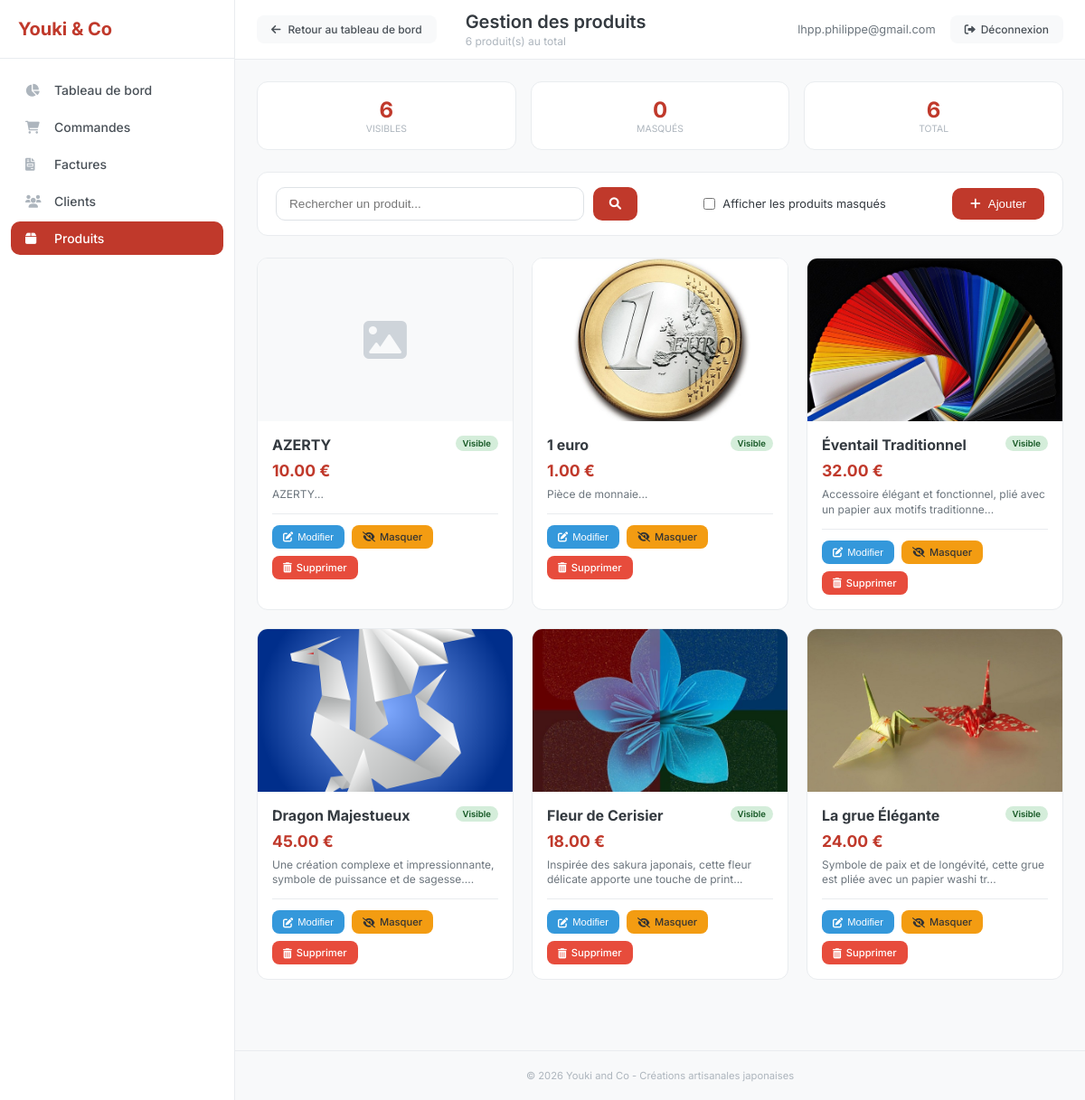
/admin_produits.php (signed in), run on an earlier commit of the app's database.
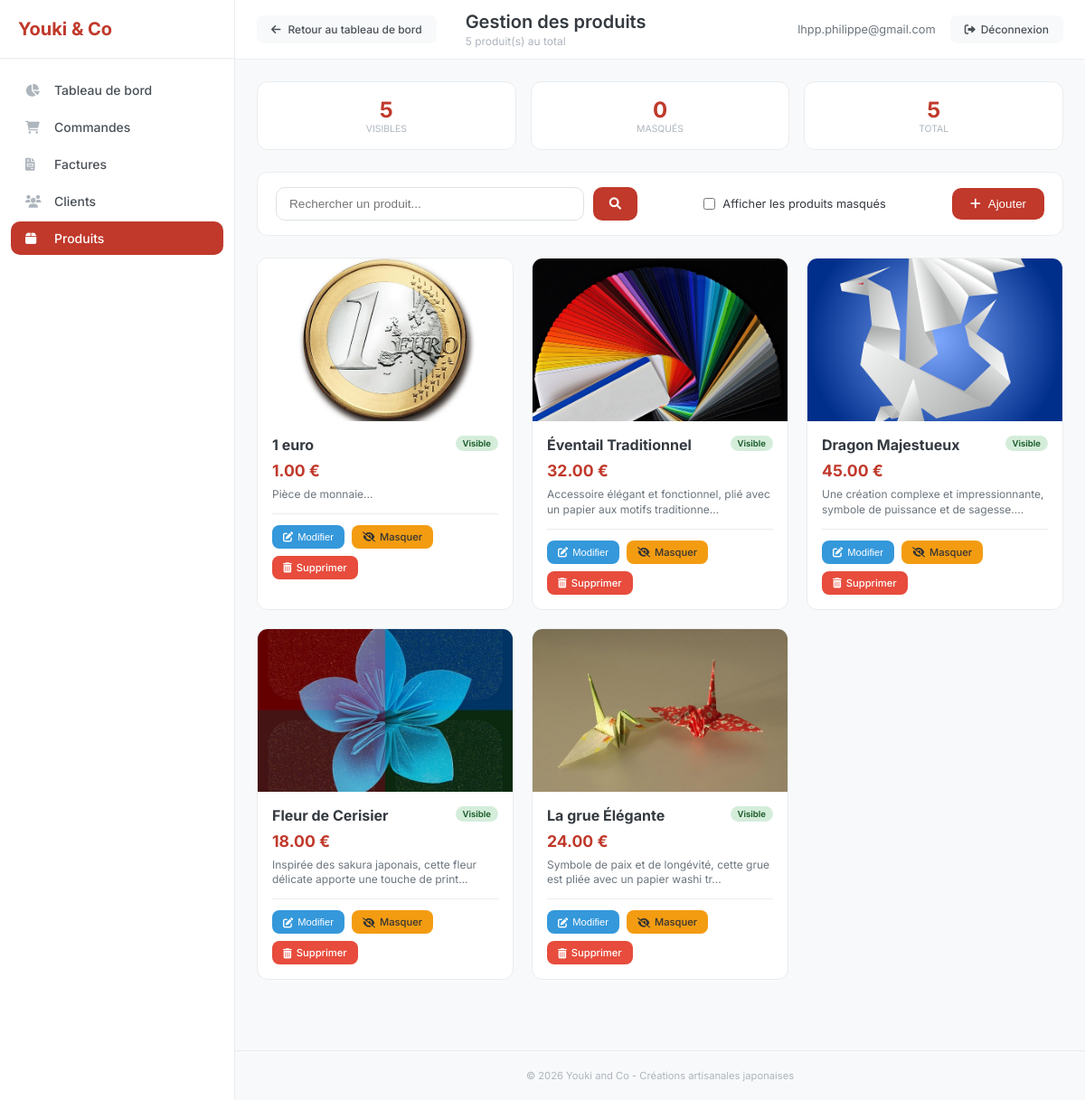
And on a later commit of the database.
### tables this page shows
CREATE TABLE `Origami` (
  `idOrigami` bigint NOT NULL,
  `nom` varchar(50) NOT NULL,
  `description` varchar(300) NOT NULL,
  `photo` varchar(300) NOT NULL,
  `prixHorsTaxe` double NOT NULL,
  `date_modification` datetime DEFAULT NULL,
  `niveau_difficulte` varchar(50) DEFAULT NULL,
  `visible` tinyint(1) DEFAULT '1'
);

### admin_produits.php (the view, shortened to what this page needs)
<?php
$bdd = getConnexionBD();
$page_courante = isset($_GET['page']) ? max(1, intval($_GET['page'])) : 1;
$recherche = isset($_GET['search']) ? trim($_GET['search']) : '';
$afficher_masques = isset($_GET['afficher_masques']) && $_GET['afficher_masques'] == '1';
$elements_par_page = 12;
$where_conditions = [];
if (!$afficher_masques) {
    $where_conditions[] = "visible = 1";
}
$where_clause = !empty($where_conditions) ? "WHERE " . implode(" AND ", $where_conditions) : "";
$offset = ($page_courante - 1) * $elements_par_page;
$sql = "SELECT * FROM Origami $where_clause ORDER BY idOrigami DESC LIMIT :offset, :limit";
$stmt = $bdd->prepare($sql);
$stmt->bindValue(':offset', $offset, PDO::PARAM_INT);
$stmt->bindValue(':limit', $elements_par_page, PDO::PARAM_INT);
$stmt->execute();
$produits = $stmt->fetchAll();
$stmt = $bdd->query("SELECT COUNT(*) as total FROM Origami WHERE visible = 1");
$stats_visibles = $stmt->fetch()['total'];
$stmt = $bdd->query("SELECT COUNT(*) as total FROM Origami WHERE visible = 0");
$stats_masques = $stmt->fetch()['total'];
$stmt = $bdd->query("SELECT COUNT(*) as total FROM Origami");
$stats_total = $stmt->fetch()['total'];
?>
<!DOCTYPE html>
<html lang="fr">
<head>
    <link rel="stylesheet" href="https://cdnjs.cloudflare.com/ajax/libs/font-awesome/6.0.0/css/all.min.css">
</head>
<body>
    <div class="app">
        <aside class="sidebar" id="sidebar">
            <div class="sidebar-header">
                <h2>Youki & Co</h2>
            </div>
            <nav class="nav-menu">
                <a href="dashboard.php" class="nav-item"><i class="fas fa-chart-pie"></i> Tableau de bord</a>
                <a href="admin_commandes.php" class="nav-item"><i class="fas fa-shopping-cart"></i> Commandes</a>
                <a href="admin_factures.php" class="nav-item"><i class="fas fa-file-invoice"></i> Factures</a>
                <a href="admin_clients.php" class="nav-item"><i class="fas fa-users"></i> Clients</a>
                <a href="admin_produits.php" class="nav-item active"><i class="fas fa-box"></i> Produits</a>
            </nav>
        </aside>
        <main class="main-content">
            <div class="top-bar">
                <div class="top-bar-left">
                    <a href="dashboard.php" class="back-link">
                        <i class="fas fa-arrow-left"></i> Retour au tableau de bord
                    </a>
                    <div class="page-title">
                        <h1>Gestion des produits</h1>
                        <p><?= $stats_total ?> produit(s) au total</p>
                    </div>
                </div>
                <div class="user-info">
                    <span class="user-email"><?= htmlspecialchars($_SESSION['admin_email']) ?></span>
                    <a href="dashboard.php?logout=1" class="btn-logout"><i class="fas fa-sign-out-alt"></i> Déconnexion</a>
                </div>
            </div>
            <div class="content-wrapper">
                <div class="stats-grid">
                    <div class="stat-card" onclick="window.location.href='admin_produits.php'">
                        <div class="stat-number"><?= $stats_visibles ?></div>
                        <div class="stat-label">Visibles</div>
                    </div>
                    <div class="stat-card" onclick="window.location.href='admin_produits.php?afficher_masques=1'">
                        <div class="stat-number"><?= $stats_masques ?></div>
                        <div class="stat-label">Masqués</div>
                    </div>
                    <div class="stat-card">
                        <div class="stat-number"><?= $stats_total ?></div>
                        <div class="stat-label">Total</div>
                    </div>
                </div>
                <div class="filters-bar">
                    <form method="GET" class="search-box">
                        <input type="text" name="search" placeholder="Rechercher un produit..." value="<?= htmlspecialchars($recherche) ?>">
                        <button type="submit"><i class="fas fa-search"></i></button>
                    </form>
                    <div class="filter-toggle">
                        <input type="checkbox" id="afficherMasques" <?= $afficher_masques ? 'checked' : '' ?>
                               onchange="window.location.href='admin_produits.php?afficher_masques=' + (this.checked ? 1 : 0)">
                        <label for="afficherMasques">Afficher les produits masqués</label>
                    </div>
                    <button onclick="openAjoutModal()" class="btn-primary"><i class="fas fa-plus"></i> Ajouter</button>
                </div>
                <?php if(empty($produits)): ?>
                    <div style="text-align: center; padding: 60px; background: white; border-radius: var(--border-radius); border: 1px solid var(--gray-200);">
                        <i class="fas fa-box-open" style="font-size: 3rem; color: var(--gray-400); margin-bottom: 16px;"></i>
                        <p>Aucun produit trouvé</p>
                        <button onclick="openAjoutModal()" class="btn-primary" style="margin-top: 16px;"><i class="fas fa-plus"></i> Ajouter votre premier produit</button>
                    </div>
                <?php else: ?>
                    <div class="products-grid">
                        <?php foreach($produits as $p): ?>
                        <div class="product-card">
                            <div class="product-image">
                                <?php if(!empty($p['photo']) && file_exists($p['photo'])): ?>
                                    <img src="<?= htmlspecialchars($p['photo']) ?>" alt="<?= htmlspecialchars($p['nom']) ?>">
                                <?php else: ?>
                                    <div class="product-image-placeholder"><i class="fas fa-image"></i></div>
                                <?php endif; ?>
                            </div>
                            <div class="product-info">
                                <div class="product-title">
                                    <span><?= htmlspecialchars($p['nom']) ?></span>
                                    <span class="product-status <?= ($p['visible'] ?? 1) ? 'status-visible' : 'status-hidden' ?>">
                                        <?= ($p['visible'] ?? 1) ? 'Visible' : 'Masqué' ?>
                                    </span>
                                </div>
                                <div class="product-price"><?= number_format($p['prixHorsTaxe'], 2) ?> €</div>
                                <div class="product-desc"><?= htmlspecialchars(substr($p['description'] ?? '', 0, 80)) ?>...</div>
                                <div class="product-actions">
                                    <button onclick="editProduit(<?= $p['idOrigami'] ?>)" class="btn-icon btn-edit"><i class="fas fa-edit"></i> Modifier</button>
                                    <?php if(isset($p['visible']) && $p['visible'] == 0): ?>
                                        <a href="?action=reactiver&id=<?= $p['idOrigami'] ?><?= $afficher_masques ? '&afficher_masques=1' : '' ?>" class="btn-icon btn-reactiver" onclick="return confirm('Réactiver ce produit ?')"><i class="fas fa-eye"></i> Réactiver</a>
                                    <?php else: ?>
                                        <a href="?action=masquer&id=<?= $p['idOrigami'] ?><?= $afficher_masques ? '&afficher_masques=1' : '' ?>" class="btn-icon btn-hide" onclick="return confirm('Masquer ce produit ?')"><i class="fas fa-eye-slash"></i> Masquer</a>
                                    <?php endif; ?>
                                    <a href="?action=supprimer&id=<?= $p['idOrigami'] ?>" class="btn-icon btn-delete" onclick="return confirm('⚠️ Supprimer définitivement ce produit ? Action irréversible.')"><i class="fas fa-trash-alt"></i> Supprimer</a>
                                </div>
                            </div>
                        </div>
                        <?php endforeach; ?>
                    </div>
                <?php endif; ?>
            </div>
            <div class="footer">
                <p>&copy; <?= date('Y') ?> Youki and Co - Créations artisanales japonaises</p>
            </div>
        </main>
    </div>
</body>
</html>

What changed in the data, as far as the page shows it:
removed origami: nom "AZERTY", visible "Visible", prixHorsTaxe "10.00", description "AZERTY"
Also different on the page:
$stats_total: "6" → "5"
$stats_visibles: "6" → "5"
